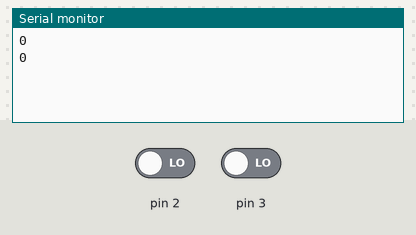
The sketch below on a simulated Arduino Uno, built with avr-gcc and run on an emulated ATmega328P. On the bench: the last lines printed to the serial monitor. The test bench sets the inputs (shaded band); at power-on: pin 3 LOW, pin 2 LOW.

Above: at 1.2 s.
1.3 s: pin 3 driven HIGH
At 2.4 s:
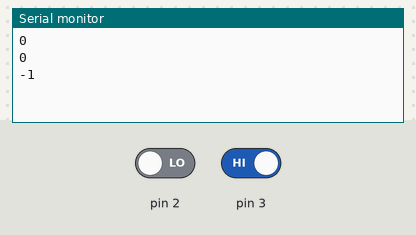
2.8 s: pin 2 driven HIGH
At 3.8 s:
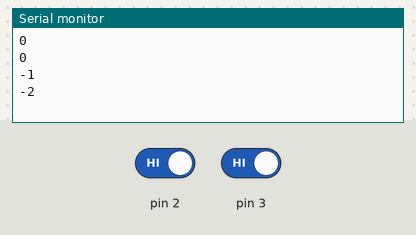
4.3 s: pin 3 driven LOW
At 5.6 s:
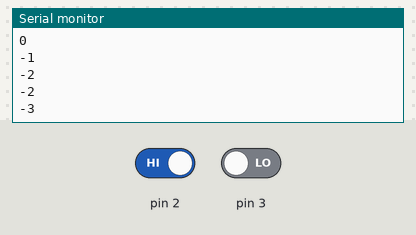
5.8 s: pin 2 driven LOW
At 6.7 s:
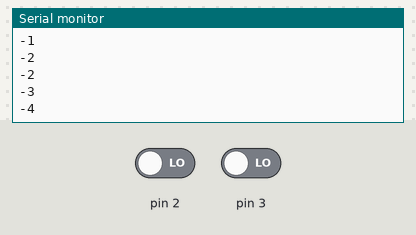
Timing chart, 0 to 8.3 s (numbered marks = the images above; inputs shaded):
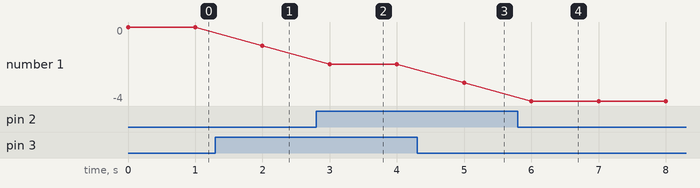

Measured:
- after the input at 1.3 s, the serial monitor: prints a new line after 0.70 s (image 1)
- after the input at 2.8 s, the serial monitor: prints a new line after 0.20 s (image 2)
- after the input at 4.3 s, the serial monitor: prints a new line after 0.70 s (image 3)
- after the input at 5.8 s, the serial monitor: prints a new line after 0.20 s (image 4)
- plotted number 1: 0 → -1 after the input at 1.3 s, -1 → -2 after the input at 2.8 s, -2 → -3 after the input at 4.3 s, -3 → -4 after the input at 5.8 s

The sketch:

MikroFinalEnkoder.ino
```cpp
//int encoder, eskiSayi, sigA, sigB;
//
//void setup()
//{
//  pinMode(2, INPUT);
//  pinMode(3, INPUT);
//
//  attachInterrupt(2, encode, CHANGE);
//  attachInterrupt(3, encode, CHANGE);
//  eskiSayi = 2*digitalRead(2) + digitalRead(3);
//}
//
//void loop()
//{
//
//}
//
//void encode()
//{
//  sigA = digitalRead(2);
//  sigB = digitalRead(3);
//
//  int sayi = 2*digitalRead(2) + digitalRead(3);
//
//  if (sayi==3)
//    if (eskiSayi==2)
//      encoder++;
//    else
//      encoder--;
//  // else if (sayi==2)
//  // ...
//  // ...
//  // ...
//  // ...
//
//
//  eskiSayi = sayi;
//}

int encoder, eskiSayi;
unsigned long lastDebounceTime = 0;
unsigned long debounceDelay = 50;

void setup()
{
  pinMode(2, INPUT);
  pinMode(3, INPUT);

  Serial.begin(9600);
  attachInterrupt(0, encode, CHANGE);
  attachInterrupt(1, encode, CHANGE);
  eskiSayi = 2*digitalRead(2) + digitalRead(3);
}

void loop()
{
  Serial.println(encoder);
  delay(1000);

}

void encode() {
  unsigned long currentMillis = millis();

  if (currentMillis - lastDebounceTime > debounceDelay) {
    int sayi = 2 * digitalRead(2) + digitalRead(3);
    // Serial.print("Hesplanan ");
    // Serial.println(sayi);

    if (sayi == 3) {
      if (eskiSayi == 2)
        encoder++;
      else
        encoder--;
    } else if (sayi == 2) {
      if (eskiSayi == 3)
        encoder--;
      else if (sayi == 0)
        encoder++;
    } else if (sayi == 0) {
      if (eskiSayi == 1)
        encoder++;
      else
        encoder--;
    } else { // Sayi == 1
      if (eskiSayi == 0)
        encoder--;
      else
        encoder++;
    }

    eskiSayi = sayi;
    lastDebounceTime = currentMillis;
  }
}
```
